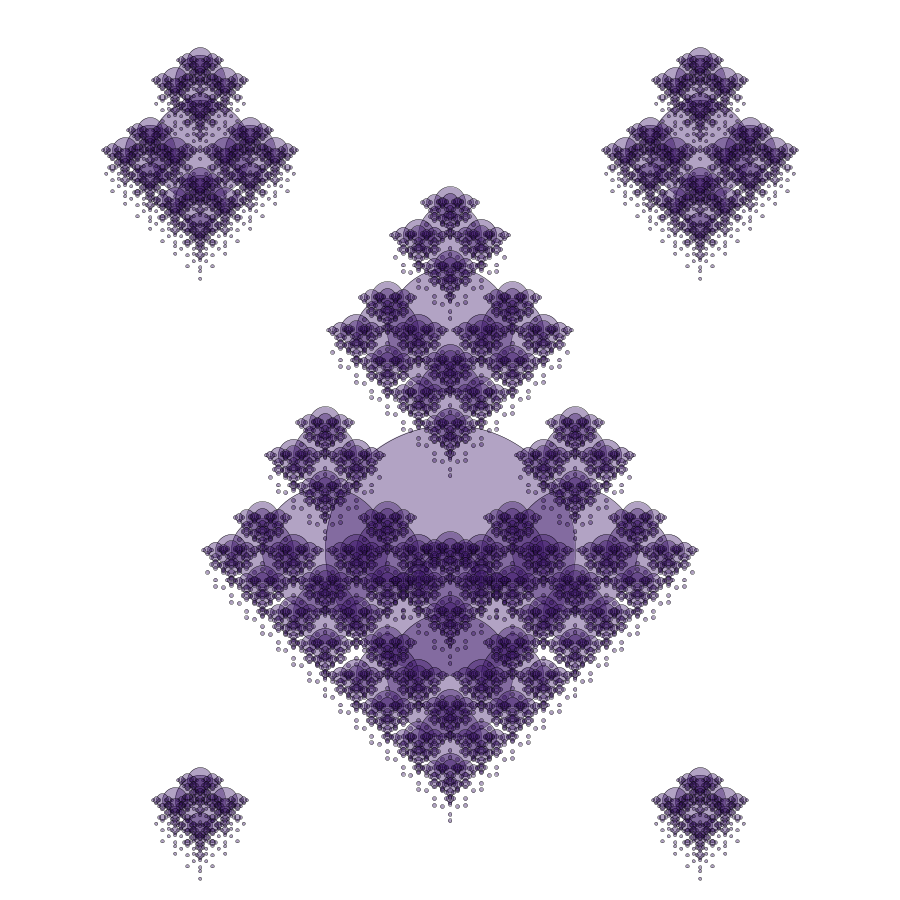
Frame 1 (no input)
Frame 60 (the mouse pressed at the canvas centre just before this capture): identical to frame 1, image omitted
Frame 120 (the mouse held since frame 60 and released just before this capture): identical to frame 1, image omitted

The Processing sketch that drew this single still picture (run headless with seeded random() and noise(); from frame 60 on, the mouse is pressed at the canvas centre):

// Processing sketch: processing_26039
// ── processing_26039.pde

void setup () {
  size (900, 900);
  smooth();
}

void draw () {
  background (255);
  strokeWeight (.4);
  stroke (0);
  fill(58, 20, 104, 100-0);
  drawCircle (450, 550, 250);
  drawCircle (200, 150, 100);
  drawCircle (700, 150, 100);
  drawCircle (700, 800, 50);
  drawCircle (200, 800, 50);
}


void drawCircle (float x, float y, float radius) {
  ellipse (x, y, radius, radius);
  if (radius > 5) {
    drawCircle (x + radius/2, y, radius/2);
    drawCircle (x - radius/2, y, radius/2);
    drawCircle (x, y + radius/2, radius/2);
    drawCircle (x, y - radius+30, radius/2);
    
   
  }

}
